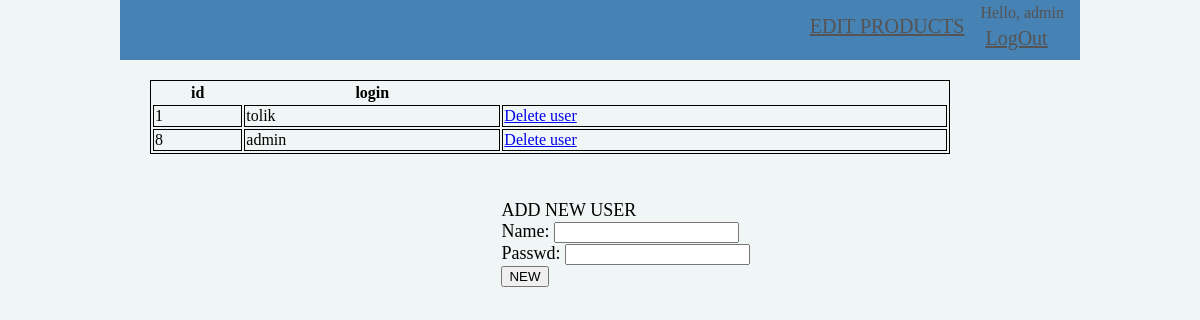
Before: /edit-users.php (signed in) with the older database file.
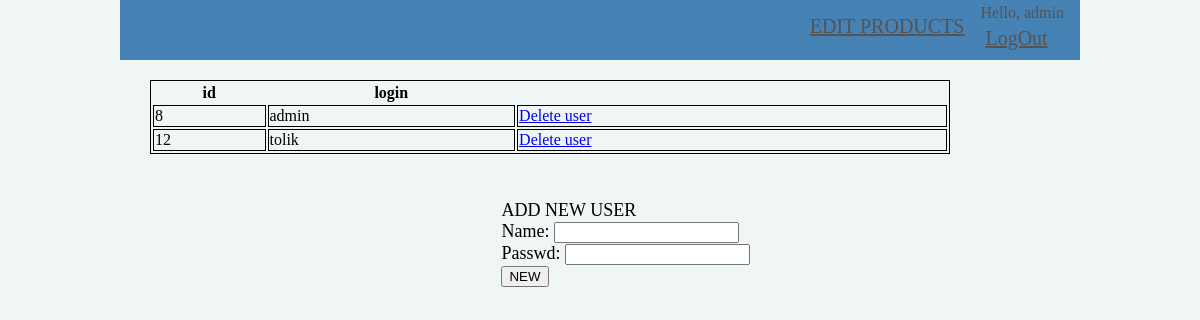
After: the same page with the newer database file.
### tables this page shows
CREATE TABLE `users` (
  `id` int(11) NOT NULL,
  `login` varchar(20) NOT NULL,
  `password` binary(128) NOT NULL
);

### edit-users.php (the view, shortened to what this page needs)
<!DOCTYPE html>
<?php
    require_once 'database.php';
?>
<html>
<head>
    <link rel="stylesheet" href="css/style.css">
    <link rel="stylesheet" href="css/editing_products.css">
</head>
<body>
<div class="container">
    <div class="pannel">
        <div class="logout" style="float:right; font-size:20px;margin-right:16px;">
            <p style="font-size:16px;margin-top:4px;margin-bottom: 5px;color:rgb(85, 83, 83)">Hello, <?php echo $_SESSION['login']?></p>
            <a href="logout.php" style="color:rgb(85, 83, 83);margin-left:5px;">LogOut</a>
        </div>
        <div class="logout" style="float:right; font-size:20px;margin-right:16px;padding-top:15px;">
            <a href="admin.php" style="color:rgb(85, 83, 83);margin-left:5px;">EDIT PRODUCTS</a>
        </div>
    </div>
    <div>
        <?php
                $query = "SELECT * FROM `users`";
                $query = mysqli_query($link, $query);
                echo "<table>";
                echo "<tr>";
                echo "<th>id</th>";
                echo "<th>login</th>";
                echo "</tr>";
                while ($row = mysqli_fetch_row($query)) {
                    echo "<tr>";
                    echo "<td>" . $row[0] . "</td>";
                    echo "<td>" . $row[1] . "</td>";
                    ?>
                        <td><a href="?del_user=<?php echo $row[0]; ?>">Delete user</a></td>
                    <?php
                    echo "</tr>";
                }
                echo "</table>";
                ?>
            <div class="choose">
                <form action="http://localhost:8200/edit-users.php" method="POST">
                    ADD NEW USER<br/>
                    Name: <input type="text" name="login">
                    <br />
                    Passwd: <input type="text" name="passwd">
                    <br />
                    <input type="submit" name="new" value="NEW">
            </div>
    </div>
</div>
</body>
</html>

### css/style.css (style rules this page uses)
body { background-color: #f0f5f5; margin: 0 0; padding: 0 0; height: 100%; }
.container { margin: 0 auto; width: 80%; height: 100%; }
.pannel { height: 60px; background-color: #4682B4; }

### css/editing_products.css (style rules this page uses)
table { width: 800px; }
table, td { margin-top: 20px; margin-left: 30px; border: 1px solid black; }
.choose { font-size: 18px; position: absolute; top: 200px; right: 450px; }

Changed rows visible on the page:
removed users: id "1", login "tolik"
added users: id "12", login "tolik"
